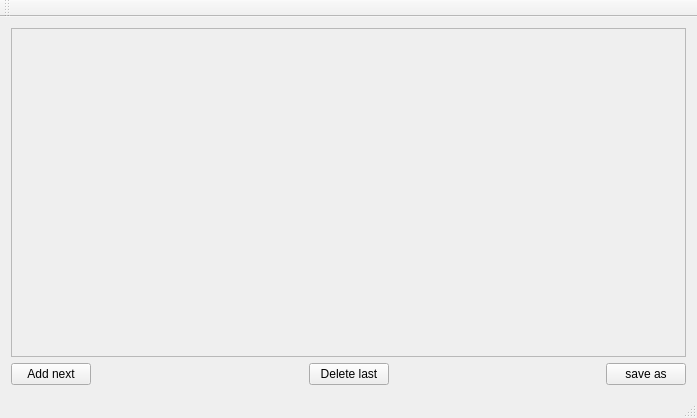
<?xml version="1.0" encoding="UTF-8"?>
<ui version="4.0">
 <class>MainWindow</class>
 <widget class="QMainWindow" name="MainWindow">
  <property name="geometry">
   <rect>
    <x>0</x>
    <y>0</y>
    <width>697</width>
    <height>418</height>
   </rect>
  </property>
  <property name="windowTitle">
   <string>MainWindow</string>
  </property>
  <widget class="QWidget" name="centralWidget">
   <layout class="QVBoxLayout" name="verticalLayout">
    <item>
     <widget class="QScrollArea" name="scrollArea">
      <property name="widgetResizable">
       <bool>true</bool>
      </property>
      <widget class="QWidget" name="scrollAreaWidgetContents">
       <property name="geometry">
        <rect>
         <x>0</x>
         <y>0</y>
         <width>677</width>
         <height>310</height>
        </rect>
       </property>
       <layout class="QVBoxLayout" name="verticalLayout_2">
        <item>
         <layout class="QVBoxLayout" name="elementsLayout"/>
        </item>
       </layout>
      </widget>
     </widget>
    </item>
    <item>
     <layout class="QHBoxLayout" name="horizontalLayout">
      <item>
       <widget class="QPushButton" name="add_next">
        <property name="text">
         <string>Add next</string>
        </property>
       </widget>
      </item>
      <item>
       <spacer name="horizontalSpacer">
        <property name="orientation">
         <enum>Qt::Horizontal</enum>
        </property>
        <property name="sizeHint" stdset="0">
         <size>
          <width>40</width>
          <height>20</height>
         </size>
        </property>
       </spacer>
      </item>
      <item>
       <widget class="QPushButton" name="delete_last_image">
        <property name="text">
         <string>Delete last</string>
        </property>
       </widget>
      </item>
      <item>
       <spacer name="horizontalSpacer_2">
        <property name="orientation">
         <enum>Qt::Horizontal</enum>
        </property>
        <property name="sizeHint" stdset="0">
         <size>
          <width>40</width>
          <height>20</height>
         </size>
        </property>
       </spacer>
      </item>
      <item>
       <widget class="QPushButton" name="save_as">
        <property name="text">
         <string>save as</string>
        </property>
       </widget>
      </item>
     </layout>
    </item>
   </layout>
  </widget>
  <widget class="QMenuBar" name="menuBar">
   <property name="geometry">
    <rect>
     <x>0</x>
     <y>0</y>
     <width>697</width>
     <height>20</height>
    </rect>
   </property>
  </widget>
  <widget class="QToolBar" name="mainToolBar">
   <attribute name="toolBarArea">
    <enum>TopToolBarArea</enum>
   </attribute>
   <attribute name="toolBarBreak">
    <bool>false</bool>
   </attribute>
  </widget>
  <widget class="QStatusBar" name="statusBar"/>
 </widget>
 <layoutdefault spacing="6" margin="11"/>
 <resources/>
 <connections/>
</ui>
